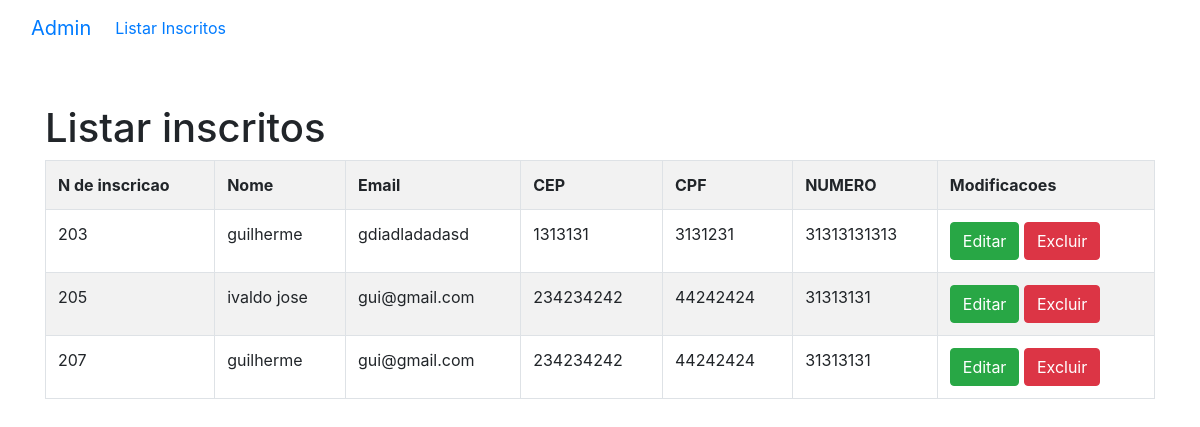
The page /projetophp/admin/dashboard.php?page=listar on the database its author committed.
### tables this page shows
CREATE TABLE `clientes` (
  `id` int(255) UNSIGNED NOT NULL,
  `nome` varchar(50) NOT NULL,
  `email` varchar(50) NOT NULL,
  `cep` int(8) NOT NULL,
  `senha` varchar(20) NOT NULL,
  `cpf` varchar(11) NOT NULL,
  `numero` varchar(11) NOT NULL
);

### projetophp/admin/listar_inscricoes.php (the view)
<h1>Listar inscritos</h1>
<?php
include("config.php");
$sql = "SELECT * FROM clientes";
$res = $conn->query($sql);
$qtd = $res->num_rows;
if($qtd > 0){
    print "<table class='table table-hover table-striped table-bordered'>";
        print "<tr>";
        print "<th>N de inscricao</th>" ;
        print "<th>Nome</th>" ;
        print "<th>Email</th>" ;
        print "<th>CEP</th>" ;
        print "<th>CPF</th>" ;
        print "<th>NUMERO</th>" ;
        print "<th>Modificacoes</th>" ;
        print "</tr>";
    while($row = $res->fetch_object()){
        print "<tr>";
        print "<td>" . $row->id . "</td>" ;
        print "<td>" . $row->nome . "</td>" ;
        print "<td>" . $row->email . "</td>" ;
        print "<td>" . $row->cep . "</td>" ;
        print "<td>" . $row->cpf . "</td>" ;
        print "<td>" . $row->numero . "</td>" ;
        print "<td>
                    <button onclick=\"location.href='?page=editar&id=".$row->id."';\" class='btn btn-success'>Editar</button>
                    <button <button onclick=\"if(confirm('Confirme a exclusão da inscricao selecionada')){location.href='?page=salvar&acao=excluir&id=".$row->id."';}else{false}\"class='btn btn-danger'>Excluir</button>
                </td>" ;
        print "</tr>";
    }
    print "</table>";
}
else {
    echo"Nao foi econtrado resultados";
}

### projetophp/admin/dashboard.php (shortened to what this page needs)
<!doctype html>
<html lang="pt-br">
  <head>
    <link rel="stylesheet" href="https://cdn.jsdelivr.net/npm/bootstrap@4.1.3/dist/css/bootstrap.min.css">
  </head>
  <body>
    <nav class="navbar navbar-expand-lg bg-body-tertiary">
    <div class="container-fluid">
        <a class="navbar-brand" href="dashboard.php">Admin</a>
        <div class="collapse navbar-collapse" id="navbarNav">
        <ul class="navbar-nav">
            <li class="nav-item">
            <a class="nav-link" href="?page=listar">Listar Inscritos</a>
            </li>
        </ul>
        </div>
    </div>
    </nav>
      <div class="container">
        <div class="row">
          <div class="col mt-5">
            <?php
              include("config.php");
              switch(@$_REQUEST["page"]){
                  case "listar":
                    include("listar_inscricoes.php");
                  break;
            }
            ?>
        </div>
      </div>
    </div>
  </body>
</html>

### rows shown on the page
clientes: id "203", nome "guilherme", email "gdiadladadasd", cep "1313131", cpf "3131231", numero "31313131313"
clientes: id "205", nome "ivaldo jose", email "gui@gmail.com", cep "234234242", cpf "44242424", numero "31313131"
clientes: id "207", nome "guilherme", email "gui@gmail.com", cep "234234242", cpf "44242424", numero "31313131"
